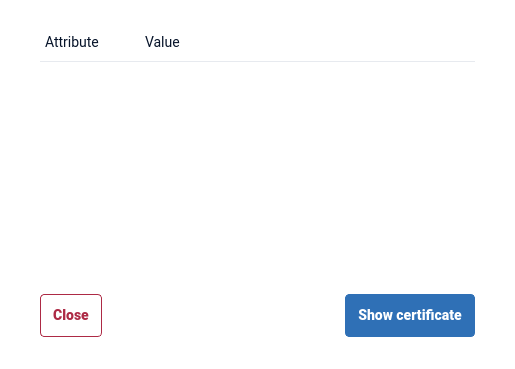
<?xml version="1.0" encoding="UTF-8"?>
<ui version="4.0">
 <class>KeyDialog</class>
 <widget class="QWidget" name="KeyDialog">
  <property name="geometry">
   <rect>
    <x>0</x>
    <y>0</y>
    <width>515</width>
    <height>369</height>
   </rect>
  </property>
  <property name="minimumSize">
   <size>
    <width>500</width>
    <height>222</height>
   </size>
  </property>
  <property name="windowTitle">
   <string>Encrypt for</string>
  </property>
  <property name="styleSheet">
   <string notr="true">QWidget {
color: #07142A;
font-family: Roboto, Helvetica;
font-size: 14px;
}
#KeyDialog {
background-color: #FFFFFF;
border-radius: 4px;
}
QHeaderView::section {
border: 1px solid #E7EAEF;
border-width: 0px 0px 1px 0px;
padding: 0px 0px 8px 5px;
background-color: #FFFFFF;
}
QPushButton {
padding: 12px 12px;
border-radius: 4px;
border: 1px solid #AD2A45;
color: #AD2A45;
font-weight: 700;
}
QPushButton:hover {
background-color: #F5EBED;
}
QPushButton:pressed {
background-color: #E1C1C6;
}
QPushButton:default {
color: #ffffff;
border-color: #2F70B6;
background-color: #2F70B6;
}
QPushButton:default:hover {
border-color: #2B66A6;
background-color: #2B66A6;
}
QPushButton:default:pressed {
border-color: #215081;
background-color: #215081;
}
QPushButton:default:disabled {
border-color: #82A9D3;
background-color: #82A9D3;
}</string>
  </property>
  <layout class="QVBoxLayout" name="KeyDialogLayout">
   <property name="spacing">
    <number>40</number>
   </property>
   <property name="leftMargin">
    <number>40</number>
   </property>
   <property name="topMargin">
    <number>32</number>
   </property>
   <property name="rightMargin">
    <number>40</number>
   </property>
   <property name="bottomMargin">
    <number>32</number>
   </property>
   <item>
    <widget class="QTreeWidget" name="view">
     <property name="frameShape">
      <enum>QFrame::NoFrame</enum>
     </property>
     <property name="rootIsDecorated">
      <bool>false</bool>
     </property>
     <column>
      <property name="text">
       <string>Attribute</string>
      </property>
     </column>
     <column>
      <property name="text">
       <string>Value</string>
      </property>
     </column>
    </widget>
   </item>
   <item>
    <layout class="QHBoxLayout" name="buttonLayout">
     <property name="spacing">
      <number>0</number>
     </property>
     <item>
      <widget class="QPushButton" name="close">
       <property name="cursor">
        <cursorShape>PointingHandCursor</cursorShape>
       </property>
       <property name="text">
        <string>Close</string>
       </property>
       <property name="autoDefault">
        <bool>false</bool>
       </property>
      </widget>
     </item>
     <item>
      <spacer name="buttonSpacer">
       <property name="orientation">
        <enum>Qt::Horizontal</enum>
       </property>
       <property name="sizeHint" stdset="0">
        <size>
         <width>25</width>
         <height>18</height>
        </size>
       </property>
      </spacer>
     </item>
     <item>
      <widget class="QPushButton" name="showCert">
       <property name="font">
        <font>
         <family>Roboto</family>
         <pointsize>-1</pointsize>
         <bold>true</bold>
        </font>
       </property>
       <property name="cursor">
        <cursorShape>PointingHandCursor</cursorShape>
       </property>
       <property name="text">
        <string>Show certificate</string>
       </property>
       <property name="default">
        <bool>true</bool>
       </property>
      </widget>
     </item>
    </layout>
   </item>
  </layout>
 </widget>
 <resources/>
 <connections/>
</ui>
